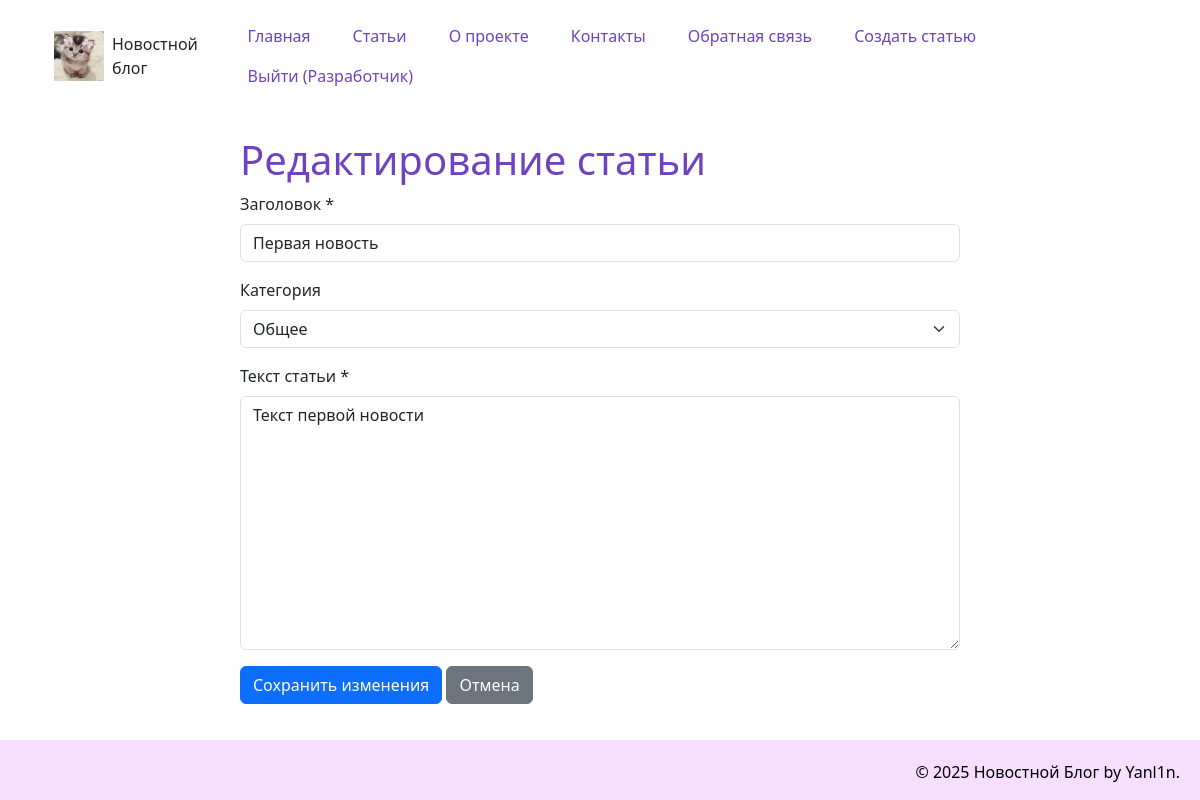
Before: /edit_article/1 (signed in) with the older database file.
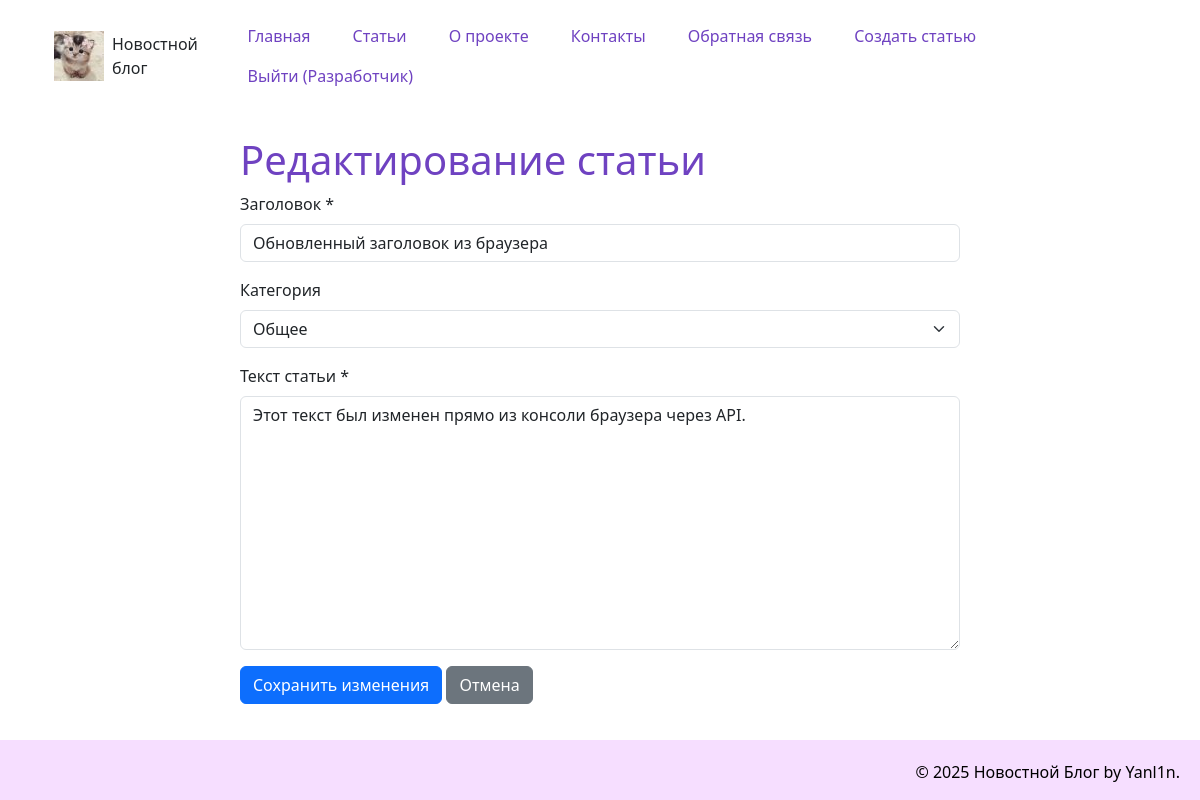
After: the same page with the newer database file.
### models.py (models this page shows, shortened)
class Article(data_base.Model):
    __tablename__= "article"
    id = data_base.Column(data_base.Integer, primary_key = True)
    title = data_base.Column(data_base.String(200), nullable=False)
    text = data_base.Column(data_base.Text, nullable=False)
    date = data_base.Column(data_base.DateTime, default=datetime.utcnow)
    user_id = data_base.Column(data_base.Integer, data_base.ForeignKey('user.id'), nullable=False)
    category = data_base.Column(data_base.String(50), default='Общая')
    comment = data_base.relation('Comment', backref='article', lazy='dynamic')

### app.py (the view, shortened to what this page needs)
@app.route("/edit_article/<int:id>", methods=['GET', 'POST'])
@login_required
def edit_article(id):
    article = Article.query.get_or_404(id)
    if article.author != current_user:
        flash('У вас нет прав для редактирования этой статьи', 'error')
        return redirect(url_for('news_article', id=id))
    return render_template('edit_article.html', article=article)

### app.py (called while the page is built)
@login_manager.user_loader
def load_user(user_id):
    return User.query.get(int(user_id))

### templates/edit_article.html (shortened to what this page needs)
{% extends 'base.html' %}
{% block content %}
<div class="row justify-content-center">
    <div class="col-md-8">
        <h1>Редактирование статьи</h1>
        <form method="POST">
            <div class="mb-3">
                <label for="title" class="form-label">Заголовок *</label>
                <input type="text" class="form-control" id="title" name="title" value="{{ article.title }}" required>
            </div>
            <div class="mb-3">
                <label for="category" class="form-label">Категория</label>
                <select class="form-select" id="category" name="category">
                    <option value="general" {% if article.category == 'general' %}selected{% endif %}>Общее</option>
                </select>
            </div>
            <div class="mb-3">
                <label for="text" class="form-label">Текст статьи *</label>
                <textarea class="form-control" id="text" name="text" rows="10" required>{{ article.text }}</textarea>
            </div>
            <button type="submit" class="btn btn-primary">Сохранить изменения</button>
            <a href="{{ url_for('news_article', id=article.id) }}" class="btn btn-secondary">Отмена</a>
        </form>
    </div>
</div>
{% endblock %}

Changed rows visible on the page:
changed Article: title "Первая новость" → "Обновленный заголовок из браузера"; text "Текст первой новости" → "Этот текст был изменен прямо из консоли браузера через API."
